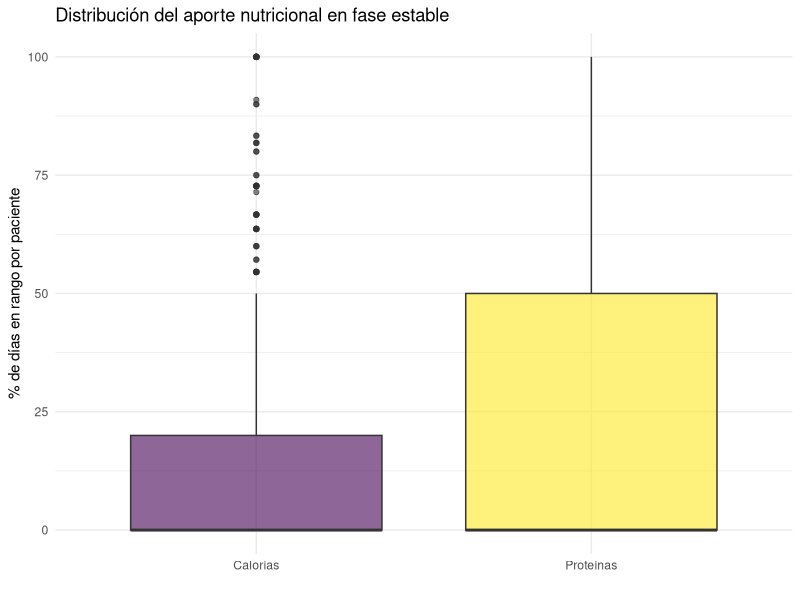
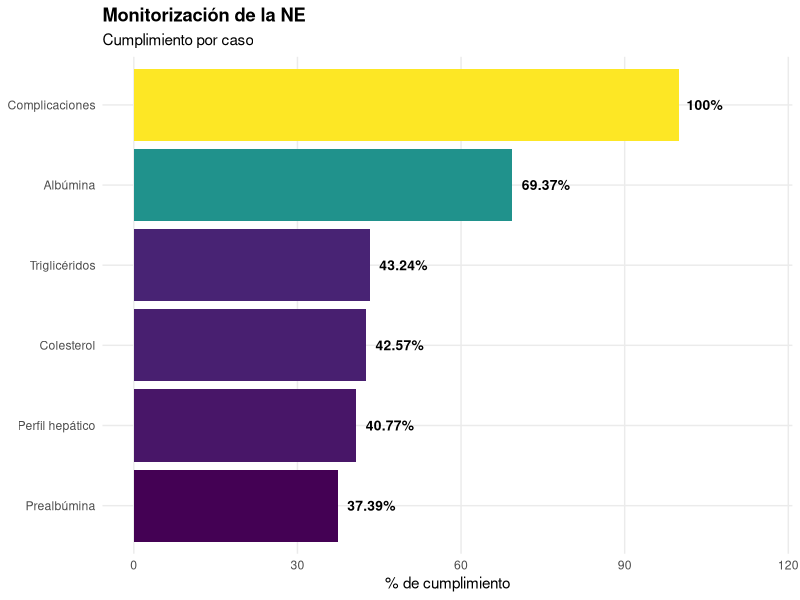

R code for these plots, in order:
# ---- Instalación de paquetes ----
if (!require("haven")) {
  install.packages("haven")
}

library(haven)
library(dplyr)
library(lubridate)
library(knitr)
library(tidyr)
library(ggplot2)
library(viridis)


# ---- Preparación de los datos ----

# Carga de datos
datos <- read_sav("ENPIC_BMI_525.sav")

# Acceso a variables
attr(datos$SUPRE_NPT, "label")
attr(datos$SUPRE_NPT, "labels")

# Valores faltantes
datos <- datos %>% filter(!is.na(FINICNE2) | !is.na(FINICNPT2))

# Comprobación de grupos
datos <- datos %>%
  mutate(
    # Conversión a formato de fecha
    Inicio_NE = parse_date_time(FINICNE2,
                                orders = c("ymd HMS", "ymd HM", "ymd"),
                                tz = "UTC"),
    Inicio_NPT = parse_date_time(FINICNPT2,
                                 orders = c("ymd HMS", "ymd HM", "ymd"),
                                 tz = "UTC"),
    
    # Grupo teórico
    check = case_when(
      !is.na(FINICNE2) & is.na(FINICNPT2) ~ 1,
      is.na(FINICNE2) & !is.na(FINICNPT2) ~ 2,
      !is.na(FINICNE2) & !is.na(FINICNPT2) & FINICNE2 < FINICNPT2 ~ 3,
      !is.na(FINICNE2) & !is.na(FINICNPT2) & FINICNE2 > FINICNPT2 ~ 4,
      TRUE ~ NA_real_
    )
  )

# Registros erróneos
datos_comprobacion_grupos <- datos %>%
  select(IDICOMEP, TIPO_SN_Grupo, check, FINICNE2, FINICNPT2) %>%
  filter(is.na(check) | TIPO_SN_Grupo != check)

datos_comprobacion_fechas <- datos %>%
  select(IDICOMEP, FECHAING, INGUCI, FINICNE2, FFINNE2, FINICNPT2, FFINNPT2) %>%
  filter(FINICNE2 < FECHAING | FINICNPT2 < FECHAING)

# Corrección de errores
datos$FINICNPT2[datos$IDICOMEP == 4007] <- 
  datos$FINICNPT2[datos$IDICOMEP == 4007] - lubridate::years(90)

datos$TIPO_SN_Grupo[datos$IDICOMEP == 34006] <- 3
datos$TIPO_SN_Grupo[datos$IDICOMEP == 34007] <- 3


# ---- Características de la muestra ----
#


# ---- I1. Identificación de enfermos en riesgo nutricional ----

resumen_i1 <- datos %>%
  # 1. Filtrado de pacientes con estancia > 48 h
  filter(DIASUCI >= 2) %>% # Todos
  
  # 2. Cálculo del porcentaje y los IC
  summarise(
    Indicador = "1. Riesgo nutricional",
    Numerador = sum(!is.na(NUTRIC_Score)),
    Denominador = n(),
    `Resultado (%)` = round((Numerador / Denominador) * 100, 2),
    `IC 95% (inf – sup)` = 
      sprintf("(%.2f – %.2f)", 
              prop.test(Numerador, Denominador)$conf.int[1] * 100, 
              prop.test(Numerador, Denominador)$conf.int[2] * 100),
    Estándar = "100%"
  )

# No tiene sentido el contraste de hipótesis porque al comparar 
# con el estándar (100%, objetivo ideal) siempre dará significación


# ---- I2. Valoración del estado nutricional ----

resumen_i2 <- datos %>%
  # 1. Filtrado de pacientes con riesgo nutricional (NUTRIC Score > 5)
  filter(NUTRIC_Score >= 5) %>%
  
  # 2. Cálculo del porcentaje y los IC
  summarise(
    Indicador = "2. Estado nutricional",
    Numerador = sum(!is.na(VGSING2)),
    Denominador = n(),
    `Resultado (%)` = round((Numerador / Denominador) * 100, 2),
    `IC 95% (inf – sup)` = 
      sprintf("(%.2f – %.2f)", 
              prop.test(Numerador, Denominador)$conf.int[1] * 100, 
              prop.test(Numerador, Denominador)$conf.int[2] * 100),
    Estándar = "100%"
  )

# !! Pacientes sin NUTRIC Score no entran en el cálculo


# ---- I4. Adecuación del aporte calórico y proteico ----

# Cálculos adicionales
datos <- datos %>%
  mutate(
    # 1. Cálculo del peso ideal y del peso ajustado
    Peso_ideal = 25 * (TALLA^2),
    Peso_ajustado = (PESOACT - Peso_ideal) * 0.33 + Peso_ideal,
    
    # 2. Peso a utilizar según IMC
    Peso_calculo = if_else(BMI < 30, PESOACT, Peso_ajustado),
    
    # 3. Media del aporte calórico los 3 primeros días
    Media_cal_aguda = 
      rowMeans(pick(num_range("CALORIA", 1:3)), na.rm = TRUE) / Peso_calculo,
    
    # 4. Media del aporte calórico a partir del 4º día
    Media_cal_estable = 
      rowMeans(pick(num_range("CALORIA", 4:14)), na.rm = TRUE) / Peso_calculo,
    
    # 3. Media del aporte proteico los 3 primeros días
    Media_prot_aguda = 
      rowMeans(pick(num_range("PROT", 1:3)), na.rm = TRUE) / Peso_calculo,
    
    # 4. Media del aporte proteico a partir del 4º día
    Media_prot_estable = 
      rowMeans(pick(num_range("PROT", 4:14)), na.rm = TRUE) / Peso_calculo
  )

# Peso ajustado = (actual - ideal) * 0.33 + ideal
# Peso ideal = 25 * talla^2
# Referència: Singer et al. (2019)

# Aporte calórico
resumen_i4_cal <- datos %>%
  # 1. Filtrado de pacientes con datos en fase estable
  filter(!is.na(Media_cal_estable)) %>%
  
  # 2. Cálculo del porcentaje y los IC
  summarise(
    Indicador = "4a. Aporte calórico",
    Numerador = sum(Media_cal_estable >= 25 & Media_cal_estable <= 30, 
                    na.rm = TRUE),
    Denominador = n(),
    `Resultado (%)` = round((Numerador / Denominador) * 100, 2),
    `IC 95% (inf – sup)` = 
      sprintf("(%.2f – %.2f)", 
              prop.test(Numerador, Denominador)$conf.int[1] * 100, 
              prop.test(Numerador, Denominador)$conf.int[2] * 100),
    Estándar = ">80%"
  )

# Aporte proteico
resumen_i4_prot <- datos %>%
  # 1. Filtrado de pacientes con datos en fase estable
  filter(!is.na(Media_prot_estable)) %>%
  
  # 2. Cálculo del porcentaje y los IC
  summarise(
    Indicador = "4b. Aporte proteico",
    Numerador = sum(Media_prot_estable >= 1.3, na.rm = TRUE),
    Denominador = n(),
    `Resultado (%)` = round((Numerador / Denominador) * 100, 2),
    `IC 95% (inf – sup)` = 
      sprintf("(%.2f – %.2f)", 
              prop.test(Numerador, Denominador, p = 0.8)$conf.int[1] * 100, 
              prop.test(Numerador, Denominador, p = 0.8)$conf.int[2] * 100),
    Estándar = ">80%"
  )

resumen_i4 <- bind_rows(resumen_i4_cal, resumen_i4_prot)
rm(resumen_i4_cal, resumen_i4_prot)

# Análisis del error en el aporte calórico
error_cal <- datos %>%
  # 1. Filtrado de pacientes con datos en fase estable
  filter(!is.na(Media_cal_estable)) %>%
  
  # 2. Casos de error
  mutate(
    Categoria_cal = case_when(
      Media_cal_estable < 25 ~ "Hiponutrición",
      Media_cal_estable >= 25 & Media_cal_estable <= 30 ~ "Aporte adecuado",
      Media_cal_estable > 30 ~ "Hipernutrición"
    )
  ) %>%
  
  # 3. Resumen
  group_by(Categoria_cal) %>%
  summarise(
    Total_grupo = n(),
    Porcentaje = round(
      (Total_grupo / nrow(filter(datos, !is.na(Media_cal_estable)))) * 100, 2
    )
  )

# Días dentro del rango objetivo (calorías)
datos <- datos %>%
  rowwise %>%
  mutate(
    # Días con datos (no NA)
    n_dias_cal = sum(!is.na(c_across(CALORIA4:CALORIA14))),
    
    # Días dentro del rango
    n_dias_rango_cal = sum(
      (c_across(CALORIA4:CALORIA14) / Peso_calculo) >= 25 &
        (c_across(CALORIA4:CALORIA14) / Peso_calculo) <= 30,
      na.rm = TRUE
    ),
    
    # Porcentaje de cumplimiento
    cumplimiento_cal = if_else(n_dias_cal > 0,
                           (n_dias_rango_cal / n_dias_cal) * 100,
                           NA_real_)
  ) %>%
  ungroup()

# Días dentro del rango objetivo (proteínas)
datos <- datos %>% 
  rowwise %>%
  mutate(
    # Días con datos (no NA)
    n_dias_prot = sum(!is.na(c_across(PROT4:PROT14))),
    
    # Días dentro del rango
    n_dias_rango_prot = sum(
      (c_across(PROT4:PROT14) / Peso_calculo) >= 1.3,
      na.rm = TRUE
    ),
    
    # Porcentaje de cumplimiento
    cumplimiento_prot = if_else(n_dias_prot > 0,
                           (n_dias_rango_prot / n_dias_prot) * 100,
                           NA_real_)
  ) %>%
  ungroup()

# Boxplot
datos_boxplot <- datos %>%
  select(cumplimiento_cal, cumplimiento_prot) %>%
  pivot_longer(cols = everything(),
               names_to = "Indicador",
               values_to = "Porcentaje") %>%
  mutate(Indicador = recode(Indicador,
                            "cumplimiento_cal" = "Calorías",
                            "cumplimiento_prot" = "Proteínas")) %>%
  filter(!is.na(Porcentaje))

ggplot(datos_boxplot, aes(x = Indicador, y = Porcentaje, fill = Indicador)) +
  geom_boxplot(alpha = 0.6) +
  scale_fill_viridis_d(option = "viridis") +
  labs(title = "Distribución del aporte nutricional en fase estable",
       y = "% de días en rango por paciente",
       x = "") +
  theme_minimal() +
  theme(legend.position = "none")

# Para inferencia: tabla de contingencia fase aguda - fase estable


# ---- I6. Nutrición enteral precoz ----

resumen_i6 <- datos %>%
  # 1. Filtrado de pacientes con NE o NE-NPT e indicación de NE
  filter(TIPO_SN_Grupo %in% c(1, 3), !is.na(INDICA_NE)) %>%
  
  # 2. Cálculo del porcentaje y los IC
  summarise(
    Indicador = "6. NE precoz",
    Numerador = sum(SN_Menos48h == 1),
    Denominador = n(),
    `Resultado (%)` = round((Numerador / Denominador) * 100, 2),
    `IC 95% (inf – sup)` = 
      sprintf("(%.2f – %.2f)", 
              prop.test(Numerador, Denominador)$conf.int[1] * 100, 
              prop.test(Numerador, Denominador)$conf.int[2] * 100),
    Estándar = "100%"
  )


# ---- I7. Uso adecuado de NPT ----

resumen_i7 <- datos %>%
  # 1. Filtrado de pacientes que reciben NPT
  filter(!is.na(FINICNPT2)) %>%
  
  # 2. Cálculo del porcentaje y los IC
  summarise(
    Indicador = "7. NPT adecuada",
    Numerador = sum(!is.na(INDICA_NTP) | !is.na(INDICA_NTP_PocoAporte)),
    Denominador = n(),
    `Resultado (%)` = round((Numerador / Denominador) * 100, 2),
    `IC 95% (inf – sup)` = 
      sprintf("(%.2f – %.2f)", 
              prop.test(Numerador, Denominador, 0.9)$conf.int[1] * 100, 
              prop.test(Numerador, Denominador, 0.9)$conf.int[2] * 100),
    Estándar = ">90%"
  )


# ---- I8. Adecuación temporal de la NPC ----

resumen_i8 <- datos %>%
  # 1. Pacientes con NE o NE-NPT y valores registradps del 4º día 
  filter(TIPO_SN_Grupo %in% c(1, 3), !is.na(CALORIA4), !is.na(PROT4)) %>%
  
  # 2. Pacientes con <60% del aporte nutricional
  filter(CALORIA4 < (15 * Peso_calculo) | PROT4 < (0.8 * Peso_calculo)) %>%
  
  # 3. Tiempo hasta inicio de NPC
  mutate(
    FINICNE2 = ymd_hms(FINICNE2),
    FINICNPT2 = ymd_hms(FINICNPT2),
    dias_npc = as.numeric(difftime(FINICNPT2, FINICNE2, units = "days"))
  ) %>%
  
  # 4. Cálculo del porcentaje y los IC
  summarise(
    Indicador = "8. NPC adecuada",
    Numerador = sum(dias_npc <= 5, na.rm = TRUE),
    Denominador = n(),
    `Resultado (%)` = round((Numerador / Denominador) * 100, 2),
    `IC 95% (inf – sup)` = 
      sprintf("(%.2f – %.2f)", 
              prop.test(Numerador, Denominador, 0.9)$conf.int[1] * 100, 
              prop.test(Numerador, Denominador, 0.9)$conf.int[2] * 100),
    Estándar = ">90%"
  )

# Aporte nutricional 60%: 15 kcal/kg/día y 0.8 g/kg/día


# ---- I9. Monitorización de la NE ----

resumen_i9 <- datos %>%
  # 1. Filtrado de pacientes con NE
  filter(!is.na(FINICNE2)) %>%
  
  # 2. Registro de complicaciones
  mutate(
    Reg_comp = if_else(
      !is.na(PVRGM100) & !is.na(PDANE) & !is.na(PCLOSTDIF) & 
        !is.na(PVOMITO) & !is.na(PBRONCOAS) & !is.na(PISQUINT), 
      1, 0, missing = 0
    )
  ) %>%
  
  # 3. Cumplimiento de controles
  mutate(
    # Triglicéridos
    Reg_trig = case_when(
      TIPO_SN_Grupo %in% c(1, 3) & TOTALNE2 >= 14 ~ 
        !is.na(TRIGLI7) & !is.na(TRIGLIA),
      TIPO_SN_Grupo %in% c(1, 3) & TOTALNE2 < 14 ~ 
        !is.na(TRIGLI7) | !is.na(TRIGLIA),
      TRUE ~ !is.na(TRIGLIA)
    ),
    
    # Colesterol
    Reg_col = case_when(
      TIPO_SN_Grupo %in% c(1, 3) & TOTALNE2 >= 14 ~ 
        !is.na(COLESTER7) & !is.na(COLESTERA),
      TIPO_SN_Grupo %in% c(1, 3) & TOTALNE2 < 14 ~ 
        !is.na(COLESTER7) | !is.na(COLESTERA),
      TRUE ~ !is.na(COLESTERA)
    ),
    
    # Albúmina
    Reg_alb = case_when(
      TIPO_SN_Grupo %in% c(1, 3) & TOTALNE2 >= 14 ~ 
        !is.na(ALBUMIN7) & !is.na(ALBUMINAA),
      TIPO_SN_Grupo %in% c(1, 3) & TOTALNE2 < 14 ~ 
        !is.na(ALBUMIN7) | !is.na(ALBUMINAA),
      TRUE ~ !is.na(ALBUMINAA)
    ),
    
    # Prealbúmina
    Reg_prealb = case_when(
      TIPO_SN_Grupo %in% c(1, 3) & TOTALNE2 >= 14 ~ 
        !is.na(PREALBU7) & !is.na(PREALBUA),
      TIPO_SN_Grupo %in% c(1, 3) & TOTALNE2 < 14 ~ 
        !is.na(PREALBU7) | !is.na(PREALBUA),
      TRUE ~ !is.na(PREALBUA)
    ),
    
    # Perfil hepático
    Reg_perf = case_when(
      TIPO_SN_Grupo %in% c(1, 3) & TOTALNE2 >= 14 ~
        !is.na(FALCALI7) & !is.na(FILIRUB7) & !is.na(GAMGT7) &
        !is.na(GOT7) & !is.na(GPT7) & !is.na(PROTT7) &
        !is.na(FALCALIA) & !is.na(FILIRUBA) & !is.na(GAMGTA) &
        !is.na(GOTA) & !is.na(GPTA) & !is.na(PROTTA),
      TIPO_SN_Grupo %in% c(1, 3) & TOTALNE2 < 14 ~ 
        (!is.na(FALCALI7) & !is.na(FILIRUB7) & !is.na(GAMGT7) &
           !is.na(GOT7) & !is.na(GPT7) & !is.na(PROTT7)) |
        (!is.na(FALCALIA) & !is.na(FILIRUBA) & !is.na(GAMGTA) &
           !is.na(GOTA) & !is.na(GPTA) & !is.na(PROTTA)),
      TRUE ~
        !is.na(FALCALIA) & !is.na(FILIRUBA) & !is.na(GAMGTA) &
        !is.na(GOTA) & !is.na(GPTA) & !is.na(PROTTA)
    )
  ) %>%
  
  # 4. Resumen de la monitorización
  mutate(
    Monitorizacion = if_else(
      Reg_comp == 1 & Reg_trig  & Reg_col  & Reg_alb  & Reg_prealb  & Reg_perf,
      1, 0, missing = 0
    )
  ) %>%
  
  # 5. Cálculo del porcentaje y los IC
  summarise(
    Indicador = "9. Monitorización NE",
    Numerador = sum(Monitorizacion == 1),
    Denominador = n(),
    `Resultado (%)` = round((Numerador / Denominador) * 100, 2),
    `IC 95% (inf – sup)` = 
      sprintf("(%.2f – %.2f)", 
              prop.test(Numerador, Denominador, 0.9)$conf.int[1] * 100, 
              prop.test(Numerador, Denominador, 0.9)$conf.int[2] * 100),
    Estándar = "100%"
  )

# Cálculo de porcentajes por control
datos_monitorizacion <- datos %>%
  # 1. Filtrado de pacientes con NE
  filter(!is.na(FINICNE2)) %>%
  
  # 2. Registro de complicaciones
  mutate(
    Reg_comp = if_else(
      !is.na(PVRGM100) & !is.na(PDANE) & !is.na(PCLOSTDIF) & 
        !is.na(PVOMITO) & !is.na(PBRONCOAS) & !is.na(PISQUINT), 
      1, 0, missing = 0
    )
  ) %>%
  
  # 3. Cumplimiento de controles
  mutate(
    # Triglicéridos
    Reg_trig = case_when(
      TIPO_SN_Grupo %in% c(1, 3) & TOTALNE2 >= 14 ~ 
        !is.na(TRIGLI7) & !is.na(TRIGLIA),
      TIPO_SN_Grupo %in% c(1, 3) & TOTALNE2 < 14 ~ 
        !is.na(TRIGLI7) | !is.na(TRIGLIA),
      TRUE ~ !is.na(TRIGLIA)
    ),
    
    # Colesterol
    Reg_col = case_when(
      TIPO_SN_Grupo %in% c(1, 3) & TOTALNE2 >= 14 ~ 
        !is.na(COLESTER7) & !is.na(COLESTERA),
      TIPO_SN_Grupo %in% c(1, 3) & TOTALNE2 < 14 ~ 
        !is.na(COLESTER7) | !is.na(COLESTERA),
      TRUE ~ !is.na(COLESTERA)
    ),
    
    # Albúmina
    Reg_alb = case_when(
      TIPO_SN_Grupo %in% c(1, 3) & TOTALNE2 >= 14 ~ 
        !is.na(ALBUMIN7) & !is.na(ALBUMINAA),
      TIPO_SN_Grupo %in% c(1, 3) & TOTALNE2 < 14 ~ 
        !is.na(ALBUMIN7) | !is.na(ALBUMINAA),
      TRUE ~ !is.na(ALBUMINAA)
    ),
    
    # Prealbúmina
    Reg_prealb = case_when(
      TIPO_SN_Grupo %in% c(1, 3) & TOTALNE2 >= 14 ~ 
        !is.na(PREALBU7) & !is.na(PREALBUA),
      TIPO_SN_Grupo %in% c(1, 3) & TOTALNE2 < 14 ~ 
        !is.na(PREALBU7) | !is.na(PREALBUA),
      TRUE ~ !is.na(PREALBUA)
    ),
    
    # Perfil hepático
    Reg_perf = case_when(
      TIPO_SN_Grupo %in% c(1, 3) & TOTALNE2 >= 14 ~
        !is.na(FALCALI7) & !is.na(FILIRUB7) & !is.na(GAMGT7) &
        !is.na(GOT7) & !is.na(GPT7) & !is.na(PROTT7) &
        !is.na(FALCALIA) & !is.na(FILIRUBA) & !is.na(GAMGTA) &
        !is.na(GOTA) & !is.na(GPTA) & !is.na(PROTTA),
      TIPO_SN_Grupo %in% c(1, 3) & TOTALNE2 < 14 ~ 
        (!is.na(FALCALI7) & !is.na(FILIRUB7) & !is.na(GAMGT7) &
           !is.na(GOT7) & !is.na(GPT7) & !is.na(PROTT7)) |
        (!is.na(FALCALIA) & !is.na(FILIRUBA) & !is.na(GAMGTA) &
           !is.na(GOTA) & !is.na(GPTA) & !is.na(PROTTA)),
      TRUE ~
        !is.na(FALCALIA) & !is.na(FILIRUBA) & !is.na(GAMGTA) &
        !is.na(GOTA) & !is.na(GPTA) & !is.na(PROTTA)
    )
  ) %>%
  
  # 4. Resumen de la monitorización
  mutate(
    Monitorizacion = if_else(
      Reg_comp == 1 & Reg_trig  & Reg_col  & Reg_alb  & Reg_prealb  & Reg_perf,
      1, 0, missing = 0
    )
  ) %>%
  
  # 5. Datos para el gráfico
  summarise(
    Complicaciones = mean(Reg_comp, na.rm = TRUE) * 100,
    Triglicéridos = mean(Reg_trig, na.rm = TRUE) * 100,
    Colesterol = mean(Reg_col, na.rm = TRUE) * 100,
    Albúmina = mean(Reg_alb, na.rm = TRUE) * 100,
    Prealbúmina = mean(Reg_prealb, na.rm = TRUE) * 100,
    `Perfil hepático` = mean(Reg_perf, na.rm = TRUE) * 100
  ) %>%
  
  pivot_longer(
    cols = everything(), names_to = "Control", values_to = "Porcentaje"
  )

# Gráfico de barras
ggplot(datos_monitorizacion, aes(x = reorder(Control, Porcentaje), 
                                 y = Porcentaje,
                                 fill = Porcentaje)) +
  geom_bar(stat = "identity", show.legend = FALSE) +
  scale_fill_viridis(option = "viridis") +
  coord_flip() +
  labs(
    title = "Monitorización de la NE",
    subtitle = "Cumplimiento por caso",
    x = NULL,
    y = "% de cumplimiento"
  ) +
  theme_minimal() +
  theme(
    panel.grid.minor = element_blank(),
    plot.title = element_text(face = "bold")
  ) +
  geom_text(aes(label = paste0(round(Porcentaje, 2), "%")),
            hjust = -0.2, size = 3.5, fontface = "bold") +
  ylim(0, 115)
  

# Pacientes con NE o NE-NPT y >=14 días de NE: 2 controles (día 7 y alta)
# Pacientes con NE o NE-NPT y <14 días de NE: 1 control (día 7 o alta)
# Pacientes con NPT-NE: 1 control (alta)


# ---- I12. Disfunción hepática asociada a la NP ----

resumen_i12 <- datos %>%
  # 1. Filtrado de pacientes que reciben NPT durante al menos 7 días
  filter(TOTALNPT22 >= 7) %>%
  
  # 2. Pacientes con disfunción hepática según grupo
  mutate(
    Colestasis = case_when(
      TIPO_SN_Grupo %in% c(2, 4) ~ 
        (FALCALI7 > 280 | GAMGT7 > 50 | FILIRUB7 > 1.2 |
           FALCALIA > 280 | GAMGTA > 50 | FILIRUBA > 1.2),
      TRUE ~ (FALCALIA > 280 | GAMGTA > 50 | FILIRUBA > 1.2)
    ),
    
    Necrosis = case_when(
      TIPO_SN_Grupo %in% c(2, 4) ~
        ((GOT7 > 40 | GPT7 > 42) & (FILIRUB7 > 1.2 | INR7 > 1.4)) |
        ((GOTA > 40 | GPTA > 42) & (FILIRUBA > 1.2 | INRA > 1.4)),
      TRUE ~ ((GOTA > 40 | GPTA > 42) & (FILIRUBA > 1.2 | INRA > 1.4))
    ),
    
    Lesion_mixta = case_when(
      TIPO_SN_Grupo %in% c(2, 4) ~
        ((FALCALIA > 280 | GAMGTA > 50) & (GOTA > 40 | GPTA > 42)) |
        ((FALCALIA > 280 | GAMGTA > 50) & (GOTA > 40 | GPTA > 42)),
      TRUE ~ ((FALCALIA > 280 | GAMGTA > 50) & (GOTA > 40 | GPTA > 42))
    ),
    
    DHANP = if_else(Colestasis | Necrosis | Lesion_mixta, 1, 0)
  ) %>%
  
  # 3. Cálculo del porcentaje y los IC
  summarise(
    Indicador = "12. DHANP",
    Numerador = sum(DHANP == 1, na.rm = TRUE),
    Denominador = n(),
    `Resultado (%)` = round((Numerador / Denominador) * 100, 2),
    `IC 95% (inf – sup)` = 
      sprintf("(%.2f – %.2f)", 
              prop.test(Numerador, Denominador, 0.2)$conf.int[1] * 100, 
              prop.test(Numerador, Denominador, 0.2)$conf.int[2] * 100),
    Estándar = "<20%"
  )

# DHANP por diagnóstico
tipo_dhanp <- datos %>%
  # 1. Filtrado de pacientes que reciben NPT durante al menos 7 días
  filter(TOTALNPT22 >= 7) %>%
  
  # 2. Pacientes con disfunción hepática según grupo
  mutate(
    Colestasis = case_when(
      TIPO_SN_Grupo %in% c(2, 4) ~ 
        (FALCALI7 > 280 | GAMGT7 > 50 | FILIRUB7 > 1.2 |
           FALCALIA > 280 | GAMGTA > 50 | FILIRUBA > 1.2),
      TRUE ~ (FALCALIA > 280 | GAMGTA > 50 | FILIRUBA > 1.2)
    ),
    
    Necrosis = case_when(
      TIPO_SN_Grupo %in% c(2, 4) ~
        ((GOT7 > 40 | GPT7 > 42) & (FILIRUB7 > 1.2 | INR7 > 1.4)) |
        ((GOTA > 40 | GPTA > 42) & (FILIRUBA > 1.2 | INRA > 1.4)),
      TRUE ~ ((GOTA > 40 | GPTA > 42) & (FILIRUBA > 1.2 | INRA > 1.4))
    ),
    
    Lesion_mixta = case_when(
      TIPO_SN_Grupo %in% c(2, 4) ~
        ((FALCALIA > 280 | GAMGTA > 50) & (GOTA > 40 | GPTA > 42)) |
        ((FALCALIA > 280 | GAMGTA > 50) & (GOTA > 40 | GPTA > 42)),
      TRUE ~ ((FALCALIA > 280 | GAMGTA > 50) & (GOTA > 40 | GPTA > 42))
    ),
    
    DHANP = if_else(Colestasis | Necrosis | Lesion_mixta, 1, 0)
  ) %>%
  
  summarise(
   Colestasis = mean(Colestasis, na.rm = TRUE) * 100,
   Necrosis = mean(Necrosis, na.rm = TRUE) * 100,
   Mixta = mean(Lesion_mixta, na.rm = TRUE) * 100
  )


# ---- Tabla resumen ----

# Tabla de indicadores
tabla_indicadores <- bind_rows(resumen_i1, resumen_i2, resumen_i4, resumen_i6,
                               resumen_i7, resumen_i8, resumen_i9, resumen_i12)
